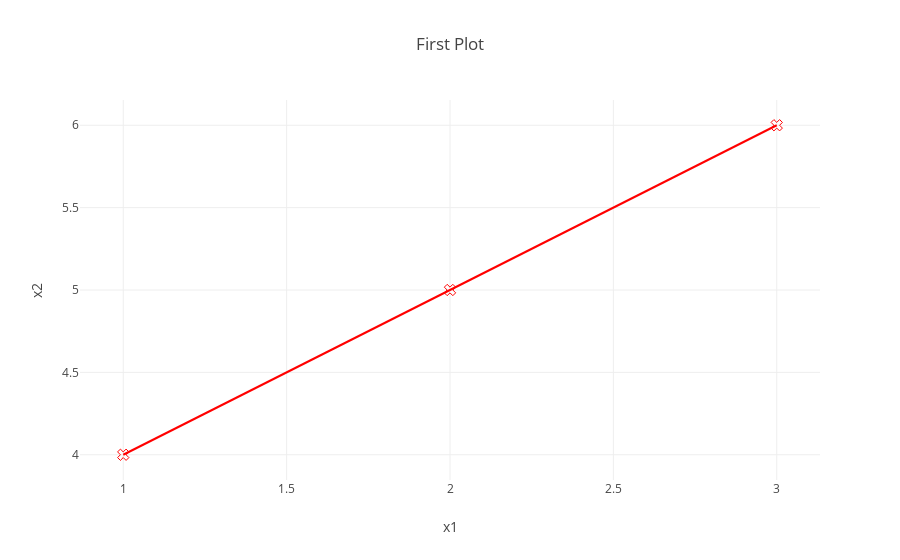

The notebook cell saved with this chart:
### Code cell
trace = go.Scatter(
    x = [1,2,3], 
    y = [4,5,6], 
    marker = {'color': 'red', 'symbol': 104, 'size': 10}, 
    mode = "markers+lines",  
    text = ["one","two","three"], 
    name = '1st Trace'
)

# plotly三要素
data = [trace]
layout = go.Layout(title="First Plot", xaxis={'title':'x1'}, yaxis={'title':'x2'})
figure = go.Figure(data=data, layout=layout)
plotly.offline.iplot(figure, filename='pyguide_1')

### Figure 1 — Plotly figure (JSON) as saved in the notebook; plotly's stock layout.template omitted (floating-point values rounded to 4 significant figures)
{"data": [{"marker": {"color": "red", "size": 10, "symbol": 104}, "mode": "markers+lines", "name": "1st Trace", "text": ["one", "two", "three"], "type": "scatter", "uid": "b7469aa0-3b9d-483d-a905-d93d106cede0", "x": [1, 2, 3], "y": [4, 5, 6]}], "layout": {"title": {"text": "First Plot"}, "xaxis": {"title": {"text": "x1"}}, "yaxis": {"title": {"text": "x2"}}}}
